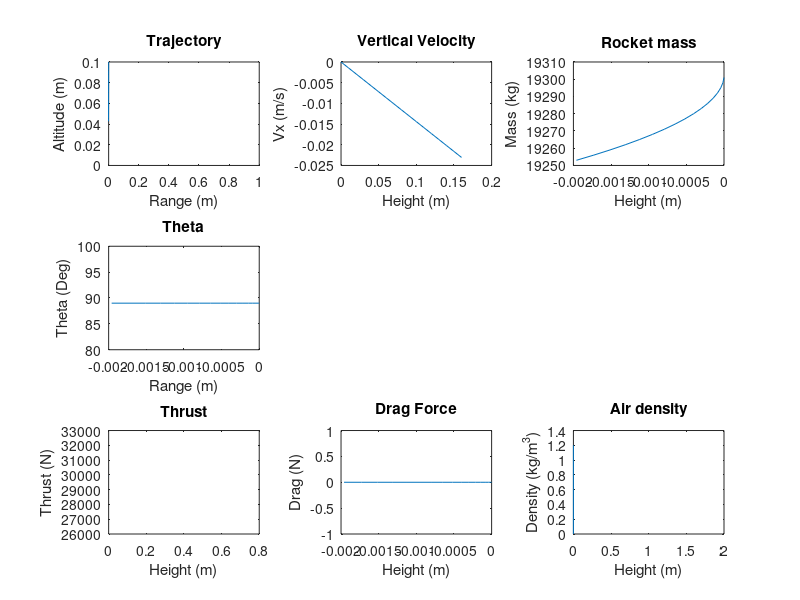

Here is the MATLAB script that generated this plot:
% Program:
% Rocket_Trajectory_Simulation.m
% Multi-stage rocket dynamics and trajectory simulation.
%
% Description:
% Predicts multi-stage rocket dynamics and trajectories based on the given 
% rocket mass, mass flow, engine thrust, launch parameters, and drag coefficient.
% The drag is related to the ambient air pressure which modelled with the ISA
% standard atmosphere.
%
% Variable List:
% Delta = Time step (s)
% t = Time (s)
% Thrust = Thrust (N)
% Mass = Mass (kg)
% Mass_Flow = Flow of mass per second that comes out of the thruster (kg/s)
% Mass_Rocket_With_Motor = Mass with motor (kg)
% Mass_Rocket_Without_Motor = Mass without motor (kg)
% Theta = Angle (deg)
% C = Drag coefficient
% Rho = Air density (kg/m^3)
% A = Rocket projected area (m^2)
% Gravity = Gravity (m/s^2)
% Launch_Rod_Length = Length of launch rod (m)
% n = Counter
% Fn = Normal force (N)
% Drag = Drag force (N)
% Fx = Sum of forces in the horizontal direction (N)
% Fy = Sum of forces in the vertical direction (N)
% Vx = Velocity in the horizontal direction (m/s)
% Vy = Velocity in the vertical direction (m/s)
% Ax = Acceleration in the horizontal direction (m/s^2)
% Ay = Acceleration in the vertical direction (m/s^2)
% x = Horizontal position (m)
% y = Vertical position (m)
% Distance_x = Horizontal distance travelled (m)
% Distance_y = Vertical travelled (m)
% Distance = Total distance travelled (m)
% Memory_Allocation = Maximum number of time steps expected

clear, clc      % Clear command window and workspace

% Simulation parameters
Delta = 0.01;                  % Time step 
Memory_Allocation = 10000;    % Maximum number of time steps expected

% Preallocate memory for arrays
t = zeros(1, Memory_Allocation);
Thrust = zeros(1, Memory_Allocation);
Mass = zeros(1, Memory_Allocation);
Theta = zeros(1, Memory_Allocation);
Fn = zeros(1, Memory_Allocation);
Drag = zeros(1, Memory_Allocation);
Fx = zeros(1, Memory_Allocation);
Fy = zeros(1, Memory_Allocation);
Ax = zeros(1, Memory_Allocation);
Ay = zeros(1, Memory_Allocation);
Vx = zeros(1, Memory_Allocation);
Vy = zeros(1, Memory_Allocation);
x = zeros(1, Memory_Allocation);
y = zeros(1, Memory_Allocation);
PlotRho = zeros(2, Memory_Allocation); 
Distance_x = zeros(1, Memory_Allocation);
Distance_y = zeros(1, Memory_Allocation);
Distance = zeros(1, Memory_Allocation);
Rho=zeros(1, Memory_Allocation);

% Natural constants
C = 0.4;                                % Drag coefficient
Gravity = 9.81;                         % Gravity (m/s^2)

% Mass_Structure = 0.05 * Mass_Start;     % Mass of the strucutre and the motors (kg)
Mass_Flow_One = 300                    % Propulsion mass flow of the first stage (kg/s)
Mass_Flow_Two = 20                      % Propulsion mass flow of the second stage (kg/s)
Thrust_One = 29898                     % Sum of thrust of the first stage ( (kg*m)/s^2 )
Thrust_Two = 38027.5                       % Sum of thrust of the second stage ( (kg*m)/s^2 )
Mass_Payload = 300 

% Rocket parameters
r = 1.5                                 % Rocket fuselage radius (m)
A = 2*pi*r^2;                           % Rocket projected attack area (m^2)
Launch_Rod_Length = 1;                  % Length of launch rod (m)
Mass_Motor_And_Strucutre_One = 999 ;                 % Mass of the first stage rocket motor (kg)
Mass_Motor_And_Structure_Two = 1151;                   % Mass of the second stage rocket motor (kg)
Mass_Start = 19301;                    % Start mass of the rocket (kg)
Mass_Fuel_One = 17001;                   % Fuel mass of the first stage (kg)
Mass_Fuel_Two = 1201;                   % Fuel mass of the second stage (kg)
                   % Mass of Payload (kg)
% Maneuver parameters
Theta(1) = 89;                  % Initial angle (deg)
DeltaTheta = 0.001;              % Flying angle (deg/s)
Height_Start_Gravity_Turn = 8000 % Height when the vertical flight is stopped and the rocket is tilted for the gravity turn maneuver (m)
Eject_One = false;       
Eject_Two = false;
% Rocket_Tips = false;


% Inital parameters
Vx(1) = 0;                      % Initial horizontal speed (m/s)
Vy(1) = 0;                      % Initial vertical speed (m/s)
x(1) = 0;                       % Initial horizontal position (m)
y(1) = 0.1;                     % Initial vertical position (m)
Distance_x(1) = 0;              % Initial horizontal distance travelled (m)
Distance_y(1) = 0;              % Initial vertical distance travelled (m)
Distance(1) = 0;                % Initial distance travelled (m)
Rho(1) = 1.2;                   % Initial air density (kg/m^3)
Mass(1) = Mass_Start;           % Initial rocket mass (kg)
Thrust(1) = Thrust_One;         % Inital rocket thrust ( (kg*m)/s^2 )
n = 1;                          % Initial time step            

clc


while y(n) > 0 && n < Memory_Allocation                  % Run until rocket hits the ground
    
    n = n+1;                    % Increment time step
    t(n)= (n-1)*Delta;          % Elapsed time     
    
    % Determine rocket thrust and mass based on launch phase
    if  Eject_One == false && Eject_Two == false 
      stage = 1;
    endif
   
    if Eject_One == true && Eject_Two == false
      stage = 2;
    endif
    
    
    switch (stage)
     
     case 1 % start phase, stage 1
        Thrust(n) = Thrust_One;
        Mass(n) = Mass_Start -  Mass_Flow_One * t(n);
        disp(Mass(n));
        if Mass(n) <= ( Mass(n) - Mass_Fuel_One )
          Eject_One = true;
        endif
        if Mass(n) <= Mass_Payload
            Mass(n) = Mass_Payload;
            stage = 'abort';
        endif
     
     case 2 % stage 2
          Thrust(n) = Thrust_Two;                         
          Mass(n) = Mass_Start - ( Mass_Motor_And_Structure_One + Mass_Flow_Two * t(n) );
          if Mass(n) <= ( Mass(n) - Mass_Fuel_One )
            Eject_Two = true;
          endif
          if Mass(n) <= Mass_Payload
            Mass(n) = Mass_Payload;
            stage = 'abort';
          endif
     
     otherwise % payload separation or abortion due burnout
        Thrust(n) = 0;
        Mass(n) =  Mass(n-1) - Mass_Motor_And_Structure_Two;
        
   endswitch  
  
    % Normal force calculations  
    if Distance(n-1) <= Launch_Rod_Length       % Launch rod normal force
        Fn(n) = Mass(n)*Gravity*cosd(Theta(1));
    else
        Fn(n) = 0;                              % No longer on launch rod
    endif
    
    % Drag force calculation
    Drag(n)= 0.5*C*Rho(n-1)*A*(Vx(n-1)^2+Vy(n-1)^2); % Calculate drag force
    
    % Sum of forces calculations 
    Fx(n)= Thrust(n)*cosd(Theta(n-1))-Drag(n)*cosd(Theta(n-1)) - Fn(n)*sind(Theta(n-1));                            % Sum x forces
    Fy(n)= Thrust(n)*sind(Theta(n-1))-(Mass(n)*Gravity)- Drag(n)*sind(Theta(n-1))+Fn(n)*cosd(Theta(n-1));    % Sum y forces
        
    % Acceleration calculation
    Ax(n)= Fx(n)/Mass(n);                       % Net accel in x direction 
    Ay(n)= Fy(n)/Mass(n);                       % Net accel in y direction
	
    % Velocity calculations
    Vx(n)= Vx(n-1)+Ax(n)*Delta;                 % Velocity in x direction
    Vy(n)= Vy(n-1)+Ay(n)*Delta;                 % Velocity in y direction
	
    % Position calculations
    x(n)= x(n-1)+Vx(n)*Delta;                   % Position in x direction
    y(n)= y(n-1)+Vy(n)*Delta;                   % Position in y direction
    
    % Distance calculations    
    Distance_x(n) = Distance_x(n-1)+abs(Vx(n)*Delta);      % Distance in x 
    Distance_y(n) = Distance_y(n-1)+abs(Vy(n)*Delta);      % Distance in y 
    Distance(n) = (Distance_x(n)^2+Distance_y(n)^2)^(1/2); % Total distance
     
    
    % Air pressure
    Rho(n) = isa(Distance_x(n),"R");   
    
    % Rocket angle calculation
    Theta(n)= atand(Vy(n)/Vx(n));      % Angle defined by velocity vector
    if Distance_x > Height_Start_Gravity_Turn
      Theta(n) = Theta(n) * DeltaTheta;
    endif
    
end


figure('units','normalized','outerposition',[0 0 1 1]) % Maximize plot window

% Figure 1
subplot(3,3,1)
plot(x(1:n),y(1:n)); 
xlim([0 inf]);
ylim([0 inf]);
xlabel({'Range (m)'});
ylabel({'Altitude (m)'});
title({'Trajectory'});

% Figure 2
subplot(3,3,2)
plot(t(1:n),Vx(1:n));
xlabel({'Height (m)'});
ylabel({'Vx (m/s)'});
title({'Vertical Velocity'});

% Figure 3
subplot(3,3,3)
plot(x(1:n),Mass(1:n));
xlabel({'Height (m)'});
ylabel({'Mass (kg)'});
title({'Rocket mass'});


% Figure 5
subplot(3,3,7)
plot(x(1:n),Thrust(1:n));
xlim([0 0.8]);
xlabel({'Height (m)'});
ylabel({'Thrust (N)'});
title({'Thrust'});


% Figure 4
subplot(3,3,4)
plot(x(1:n),Theta(1:n));
xlabel({'Range (m)'});
ylabel({'Theta (Deg)'});
title({'Theta'});

% Figure 6
subplot(3,3,8)
plot(x(1:n),Drag(1:n));
xlabel({'Height (m)'});
ylabel({'Drag (N)'});
title({'Drag Force'});

% Figure 7
subplot(3,3,9)
plot(x(1:n),Fn(1:n));
xlim([0 2]);
xlabel({'Height (m)'});
ylabel({'Normal Force (N)'});
title({'Normal Force'});

% Figure 8
subplot(3,3,9)
plot(x(1:n),Rho(1:n));
xlim([0 2]);
xlabel({'Height (m)'});
ylabel({'Density (kg/m^3)'});
title({'Air density'});
